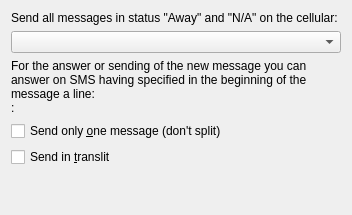
<ui version="4.0" >
 <class>ForwardConfigBase</class>
 <widget class="QWidget" name="ForwardConfigBase" >
  <property name="geometry" >
   <rect>
    <x>0</x>
    <y>0</y>
    <width>352</width>
    <height>215</height>
   </rect>
  </property>
  <property name="windowTitle" >
   <string>Form1</string>
  </property>
  <layout class="QVBoxLayout" >
   <property name="margin" >
    <number>11</number>
   </property>
   <property name="spacing" >
    <number>6</number>
   </property>
   <item>
    <widget class="QLabel" name="TextLabel3_2" >
     <property name="text" >
      <string>Send all messages in status "Away" and "N/A" on the cellular:</string>
     </property>
     <property name="alignment" >
      <set>Qt::AlignLeading|Qt::AlignLeft|Qt::AlignVCenter</set>
     </property>
     <property name="wordWrap" >
      <bool>true</bool>
     </property>
    </widget>
   </item>
   <item>
    <widget class="QComboBox" name="cmbPhone" />
   </item>
   <item>
    <widget class="QLabel" name="TextLabel4_2" >
     <property name="text" >
      <string>For the answer or sending of the new message you can answer on SMS having specified in the beginning of the message a line:
&lt;UIN>:</string>
     </property>
     <property name="alignment" >
      <set>Qt::AlignLeading|Qt::AlignLeft|Qt::AlignVCenter</set>
     </property>
     <property name="wordWrap" >
      <bool>true</bool>
     </property>
    </widget>
   </item>
   <item>
    <widget class="QCheckBox" name="chkFirst" >
     <property name="text" >
      <string>Send only &amp;one message (don't split)</string>
     </property>
    </widget>
   </item>
   <item>
    <widget class="QCheckBox" name="chkTranslit" >
     <property name="text" >
      <string>Send in &amp;translit</string>
     </property>
    </widget>
   </item>
   <item>
    <spacer>
     <property name="orientation" >
      <enum>Qt::Vertical</enum>
     </property>
     <property name="sizeType" >
      <enum>QSizePolicy::Expanding</enum>
     </property>
     <property name="sizeHint" >
      <size>
       <width>20</width>
       <height>20</height>
      </size>
     </property>
    </spacer>
   </item>
  </layout>
 </widget>
 <resources/>
 <connections/>
</ui>
